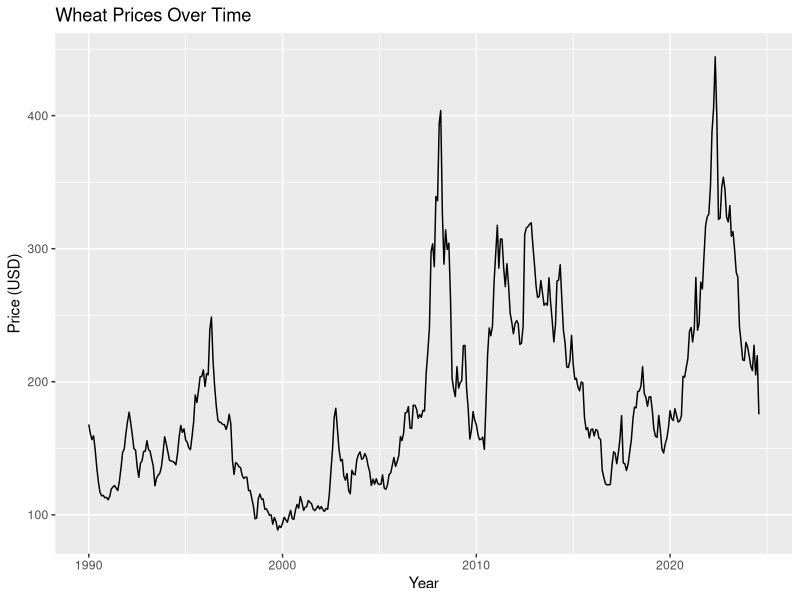
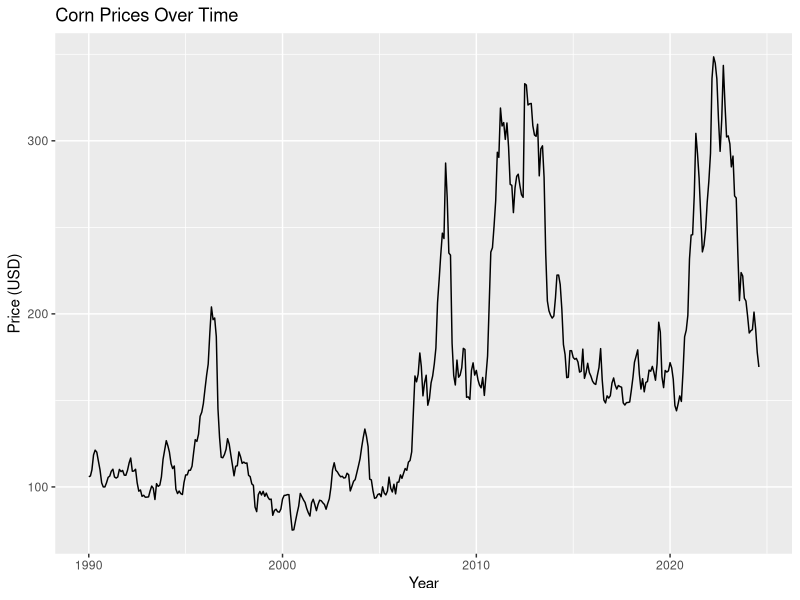

Write the R code that produced these figures, in order.
library(ggplot2)

# Import data
wheat <- read.csv("wheat.csv")
corn <- read.csv("corn.csv")

# Convert timestamp to date
wheat$timestamp <- as.Date(wheat$timestamp)
corn$timestamp <- as.Date(corn$timestamp)

# Sort by date (ascending)
wheat <- wheat[order(wheat$timestamp),]
corn <- corn[order(corn$timestamp),]

# Plotting
ggplot(wheat, aes(x=timestamp, y=value)) +
  geom_line(aes(group=1)) +
  ggtitle("Wheat Prices Over Time") +
  xlab("Year") +
  ylab("Price (USD)")

ggplot(corn, aes(x=timestamp, y=value)) +
  geom_line(aes(group=1)) +
  ggtitle("Corn Prices Over Time") +
  xlab("Year") +
  ylab("Price (USD)") 
